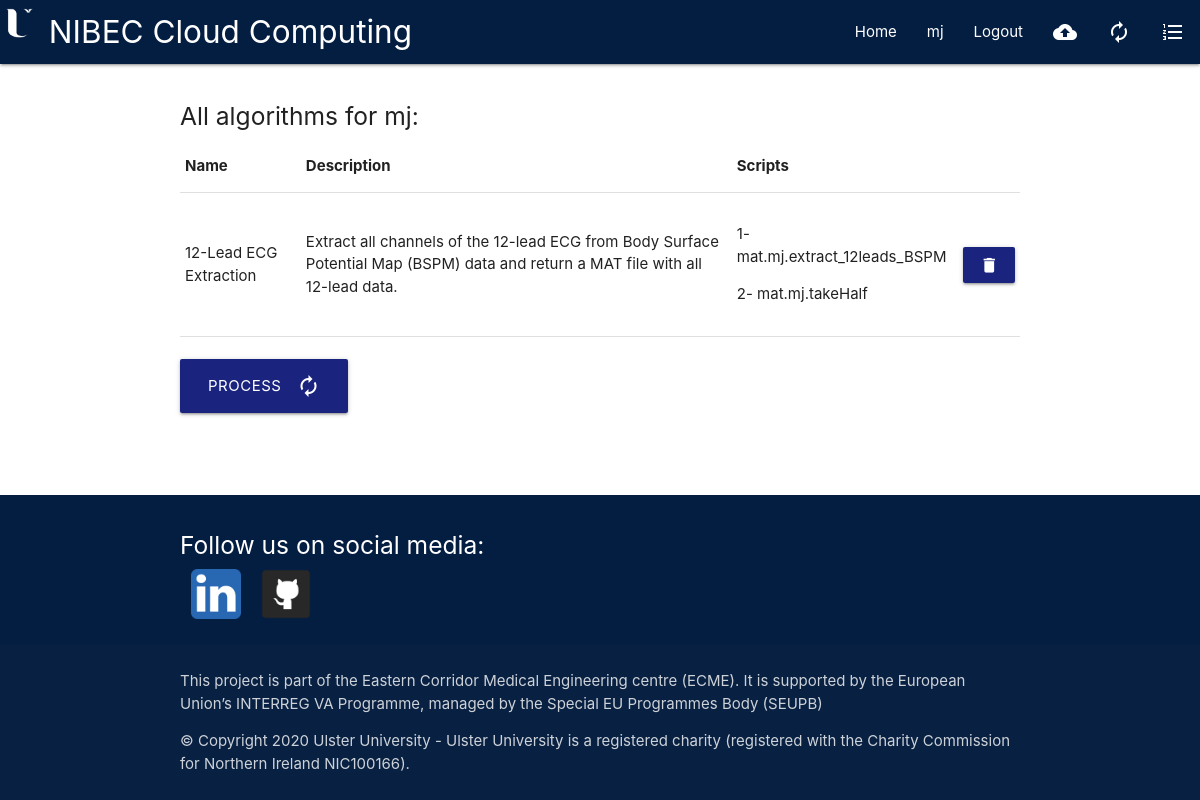
The app's page /show_algorithms/ (signed in) with its own data.
### core/models.py (models this page shows, shortened)
class Algorithm(models.Model):
    identifier = models.UUIDField(primary_key=True, default=uuid.uuid4, editable=False)  # unique ID for the instance
    user = models.ForeignKey(User, on_delete=models.CASCADE)  # link to the user creating it
    name = models.CharField(max_length=100)
    description = models.TextField()
    scripts = models.ManyToManyField(Script, through='Execution', related_name="algorithms_related")

class Script(models.Model):
    def script_path(instance, filename):
        """ Dynamic filename changing for the uploaded file when saving """
        filename_output = "algorithm/%s" % filename   # filename is username_id.ext e.g mj_45ds.jpeg
        return os.path.join(settings.MEDIA_ROOT, filename_output)  # return filepath for storage
    MATLAB = "M"
    PYTHON = "P"
    LANGUAGE_CHOICES = (
        (MATLAB, "MATLAB Function"),
        (PYTHON, "Python Function"),
    )
    identifier = models.CharField(max_length=250)
    description = models.TextField()
    language = models.CharField(max_length=1, choices=LANGUAGE_CHOICES, default=MATLAB)
    data_input = models.ForeignKey(FileFormat, on_delete=models.CASCADE, related_name='script_inputs',
                                   default=FileFormat.objects.values('name')[0])
    data_output = models.ForeignKey(FileFormat, on_delete=models.CASCADE, related_name='script_outputs',
                                    default=FileFormat.objects.values('name')[0])
    uploaded_script = models.FileField(upload_to=script_path, null=True, max_length=200)  # the file itself
    def __str__(self):
        return self.identifier

### core/views.py (the view)
# urls.py: path('show_algorithms/', views.show_algorithms, name='show_algorithms'),
@login_required()
def show_algorithms(request):
    current_user = request.user
    algorithms = Algorithm.objects.filter(user=current_user)
    context = {
        'current_user': current_user,
        'algorithms': algorithms,
    }
    return render(request, 'show_algorithms.html', context)

### core/templates/show_algorithms.html
{% extends 'base.html' %}
{% block content %}
    {% if current_user.is_authenticated %}
        <br>
        <h5>All algorithms for {{ current_user.username }}:</h5>
        <table>
            <thead>
                <tr>
                    <th>Name</th>
                    <th>Description</th>
                    <th>Scripts</th>
                </tr>
            </thead>
            <tbody>
                {% for algorithm in algorithms %}
                    <tr>
                        <td>{{ algorithm.name }}</td>
                        <td>{{ algorithm.description }}</td>
                        <td>
                            {% for script in algorithm.scripts.all %}
                                <p>{{ forloop.counter }}- {{ script }}</p>
                            {% endfor %}
                        </td>
                        <td><a
                                class="btn waves-effect waves-light indigo darken-4"
                                href="{% url 'delete_algorithm' algorithm_id=algorithm.identifier %}"
                                name="delete">
                                <i class="material-icons">delete</i>
                            </a>
                        </td>
                    </tr>
                {% endfor %}
            </tbody>
        </table>
        <br>
        <a href="{% url 'create_algorithm' %}" class="waves-effect waves-light indigo darken-4 btn-large">
            <i class="material-icons right">autorenew</i>Process</a>
        <br>
    {% endif %}
{% endblock %}

### core/templates/navbar.html
<nav class="uu-core-blue">
    <div class="nav-wrapper col s12 m6">
      <a href="{% url 'index' %}" class="brand-logo">
          {% load static %}
          <img src="{% static 'core/UU_Avatar.jpg' %}" width="40" height="40" alt="logo">
          NIBEC Cloud Computing
      </a>
      <ul id="nav-mobile" class="right hide-on-med-and-down">
        <li><a href="{% url 'index' %}">Home</a></li>
          {% if user.is_authenticated %}
            <li><a href="{% url 'show_files' %}">{{ user.username }}</a></li>
            <li><a href="{% url 'logout' %}">Logout</a></li>
            <li><a href="{% url 'upload' %}"><i class="material-icons">cloud_upload</i></a></li>
            <li><a href="{% url 'create_algorithm' %}"><i class="material-icons">autorenew</i></a></li>
            <li><a href="{% url 'show_algorithms' %}"><i class="material-icons">format_list_numbered</i></a></li>
          {% else %}
            <li><a href="{% url 'register' %}">Register</a></li>
            <li><a href="{% url 'login' %}">Login</a></li>
          {% endif %}
      </ul>
    </div>
</nav>

### records on screen
Algorithm: name "12-Lead ECG Extraction", description "Extract all channels of the 12-lead ECG from Body Surface Potential Map (BSPM) data and return a MAT file with all 12-lead data."
Script: identifier "mat.mj.extract_12leads_BSPM"
Script: identifier "mat.mj.takeHalf"

### other values on screen
{{ user.username }} "mj"
{{ current_user.username }} "mj"
